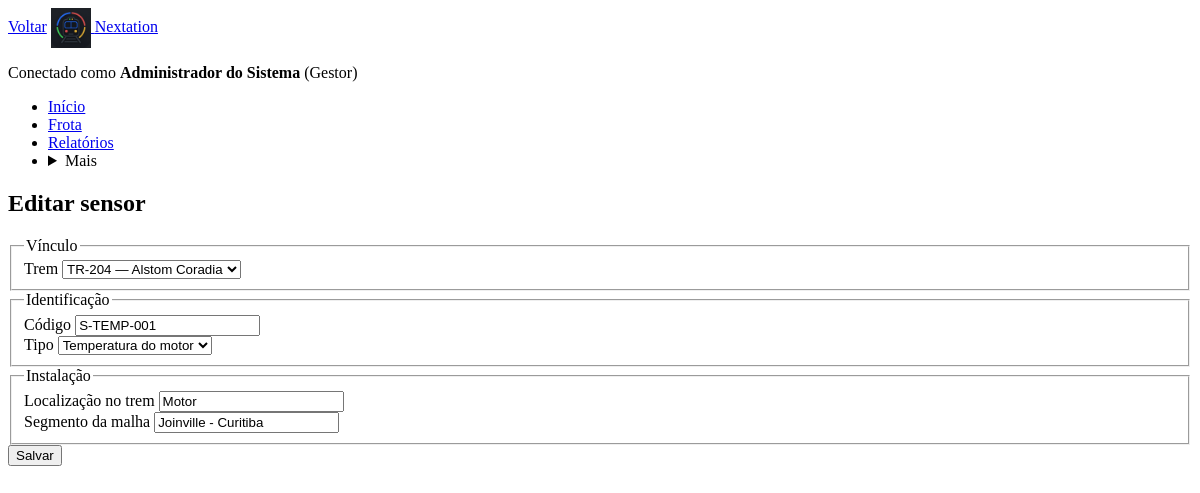
Screenshot of /sensores_form.php?id_sensor=2 (signed in) with the database file from the repository.
### tables this page shows
CREATE TABLE sensores (
    id_sensor INT NOT NULL AUTO_INCREMENT,
    id_trem INT NOT NULL,
    codigo VARCHAR(20) NOT NULL,
    tipo VARCHAR(40) NOT NULL,
    localizacao VARCHAR(80),
    segmento VARCHAR(80),
    PRIMARY KEY (id_sensor),
    UNIQUE KEY uq_sensores_codigo (codigo),
    CONSTRAINT fk_sensores_trens FOREIGN KEY (id_trem) REFERENCES trens (id_trem) ON DELETE RESTRICT
);

CREATE TABLE trens (
    id_trem INT NOT NULL AUTO_INCREMENT,
    prefixo VARCHAR(10) NOT NULL,
    modelo VARCHAR(60) NOT NULL,
    ano INT NOT NULL,
    status ENUM('em_operacao','manutencao','inativo') NOT NULL DEFAULT 'em_operacao',
    capacidade DECIMAL(8,2) NOT NULL,
    ultima_inspecao DATE NULL,
    PRIMARY KEY (id_trem),
    UNIQUE KEY uq_trens_prefixo (prefixo)
);

### includes/funcoes.php (called while the page is built, shortened)
<?php
function e($texto)
{
    return htmlspecialchars((string)$texto, ENT_QUOTES, 'UTF-8');
}

### includes/limites.php (called while the page is built, shortened)
<?php
function tiposSensor()
{
    return [
        'velocidade'        => 'Velocidade',
        'temperatura_motor' => 'Temperatura do motor',
        'consumo_energia'   => 'Consumo de energia',
        'localizacao'       => 'Localização',
    ];
}

### sensores_form.php (the view, shortened to what this page needs)
<?php
require __DIR__ . '/config/conexao.php';
require __DIR__ . '/includes/funcoes.php';
require __DIR__ . '/includes/limites.php';
$erros = [];
$id_sensor = 0;
$dados = ['id_trem' => '', 'codigo' => '', 'tipo' => '', 'localizacao' => '', 'segmento' => ''];
if ($_SERVER['REQUEST_METHOD'] === 'POST') {
    $id_sensor = (int)($_POST['id_sensor'] ?? 0);
    $dados['id_trem']     = (int)($_POST['id_trem'] ?? 0);
    $dados['codigo']      = strtoupper(trim($_POST['codigo'] ?? ''));
    $dados['tipo']        = $_POST['tipo'] ?? '';
    $dados['localizacao'] = trim($_POST['localizacao'] ?? '');
    $dados['segmento']    = trim($_POST['segmento'] ?? '');
    if ($dados['codigo'] === '' || strlen($dados['codigo']) > 20) {
        $erros[] = 'Informe o código do sensor (até 20 caracteres, ex.: S-TEMP-001).';
    }
    if (!array_key_exists($dados['tipo'], tiposSensor())) {
        $erros[] = 'Selecione um tipo de sensor válido.';
    }
    if (strlen($dados['localizacao']) > 80 || strlen($dados['segmento']) > 80) {
        $erros[] = 'Localização e segmento aceitam até 80 caracteres.';
    }
    $stmt = $conexao->prepare('SELECT id_trem FROM trens WHERE id_trem = ?');
    $stmt->bind_param('i', $dados['id_trem']);
    $stmt->execute();
    if ($stmt->get_result()->num_rows === 0) {
        $erros[] = 'Selecione um trem válido.';
    }
    $stmt->close();
    if (count($erros) === 0) {
        $stmt = $conexao->prepare('SELECT id_sensor FROM sensores WHERE codigo = ? AND id_sensor <> ?');
        $stmt->bind_param('si', $dados['codigo'], $id_sensor);
        $stmt->execute();
        if ($stmt->get_result()->num_rows > 0) {
            $erros[] = 'Já existe um sensor com este código.';
        }
        $stmt->close();
    }
    if (count($erros) === 0) {
        if ($id_sensor > 0) {
            $stmt = $conexao->prepare('UPDATE sensores SET id_trem = ?, codigo = ?, tipo = ?, localizacao = ?, segmento = ? WHERE id_sensor = ?');
            $stmt->bind_param('issssi', $dados['id_trem'], $dados['codigo'], $dados['tipo'], $dados['localizacao'], $dados['segmento'], $id_sensor);
        } else {
            $stmt = $conexao->prepare('INSERT INTO sensores (id_trem, codigo, tipo, localizacao, segmento) VALUES (?, ?, ?, ?, ?)');
            $stmt->bind_param('issss', $dados['id_trem'], $dados['codigo'], $dados['tipo'], $dados['localizacao'], $dados['segmento']);
        }
        if ($stmt->execute()) {
            $stmt->close();
            flash($id_sensor > 0 ? 'Sensor atualizado com sucesso.' : 'Sensor cadastrado com sucesso.');
            header('Location: sensores.php');
            exit;
        }
        $stmt->close();
        $erros[] = 'Não foi possível gravar o sensor. Tente novamente.';
    }
} elseif (isset($_GET['id_sensor'])) {
    $id_sensor = (int)$_GET['id_sensor'];
    $stmt = $conexao->prepare('SELECT id_trem, codigo, tipo, localizacao, segmento FROM sensores WHERE id_sensor = ?');
    $stmt->bind_param('i', $id_sensor);
    $stmt->execute();
    $linha = $stmt->get_result()->fetch_assoc();
    $dados = array_merge($dados, array_map(fn($v) => $v ?? '', $linha));
}
$lista_trens = $conexao->query('SELECT id_trem, prefixo, modelo FROM trens ORDER BY prefixo');
$editando = $id_sensor > 0;
$titulo = $editando ? 'Editar sensor' : 'Cadastrar sensor';
require __DIR__ . '/includes/cabecalho.php';
?>
<section class="pagina-cabecalho">
    <h1 class="titulo-pagina"><?= e($titulo) ?></h1>
</section>
<form class="formulario formulario-sensor" method="POST" action="sensores_form.php">
    <fieldset class="grupo grupo-vinculo">
        <legend class="grupo-titulo">Vínculo</legend>
        <div class="campo">
            <label class="campo-rotulo" for="id_trem">Trem</label>
            <select class="campo-entrada" id="id_trem" name="id_trem" required>
                <?php while ($t = $lista_trens->fetch_assoc()): ?>
                    <option value="<?= (int)$t['id_trem'] ?>" <?= (int)$dados['id_trem'] === (int)$t['id_trem'] ? 'selected' : '' ?>>
                        <?= e($t['prefixo']) ?> — <?= e($t['modelo']) ?>
                    </option>
                <?php endwhile; ?>
            </select>
        </div>
    </fieldset>
    <fieldset class="grupo grupo-identificacao">
        <legend class="grupo-titulo">Identificação</legend>
        <div class="campo">
            <label class="campo-rotulo" for="codigo">Código</label>
            <input class="campo-entrada" type="text" id="codigo" name="codigo" maxlength="20" placeholder="S-TEMP-001" value="<?= e($dados['codigo']) ?>" required>
        </div>
        <div class="campo">
            <label class="campo-rotulo" for="tipo">Tipo</label>
            <select class="campo-entrada" id="tipo" name="tipo" required>
                <?php foreach (tiposSensor() as $valor => $rotulo): ?>
                    <option value="<?= e($valor) ?>" <?= $dados['tipo'] === $valor ? 'selected' : '' ?>><?= e($rotulo) ?></option>
                <?php endforeach; ?>
            </select>
        </div>
    </fieldset>
    <fieldset class="grupo grupo-instalacao">
        <legend class="grupo-titulo">Instalação</legend>
        <div class="campo">
            <label class="campo-rotulo" for="localizacao">Localização no trem</label>
            <input class="campo-entrada" type="text" id="localizacao" name="localizacao" maxlength="80" placeholder="Motor, eixo dianteiro, cabine" value="<?= e($dados['localizacao']) ?>">
        </div>
        <div class="campo">
            <label class="campo-rotulo" for="segmento">Segmento da malha</label>
            <input class="campo-entrada" type="text" id="segmento" name="segmento" maxlength="80" value="<?= e($dados['segmento']) ?>">
        </div>
    </fieldset>
    <div class="formulario-acoes">
        <button class="botao botao-primario botao-largo" type="submit"><?= $editando ? 'Salvar' : 'Adicionar' ?></button>
    </div>
</form>
<?php require __DIR__ . '/includes/rodape.php'; ?>

### rows the page displays
sensores: id_trem "TR-204 — Alstom Coradia", codigo "S-TEMP-001", tipo "Temperatura do motor", localizacao "Motor", segmento "Joinville - Curitiba"

### other values shown
$_SESSION['usuario_nome'] "Administrador do Sistema"
rotuloPapel($_SESSION['usuario_papel']) "Gestor"
$titulo "Editar sensor"
